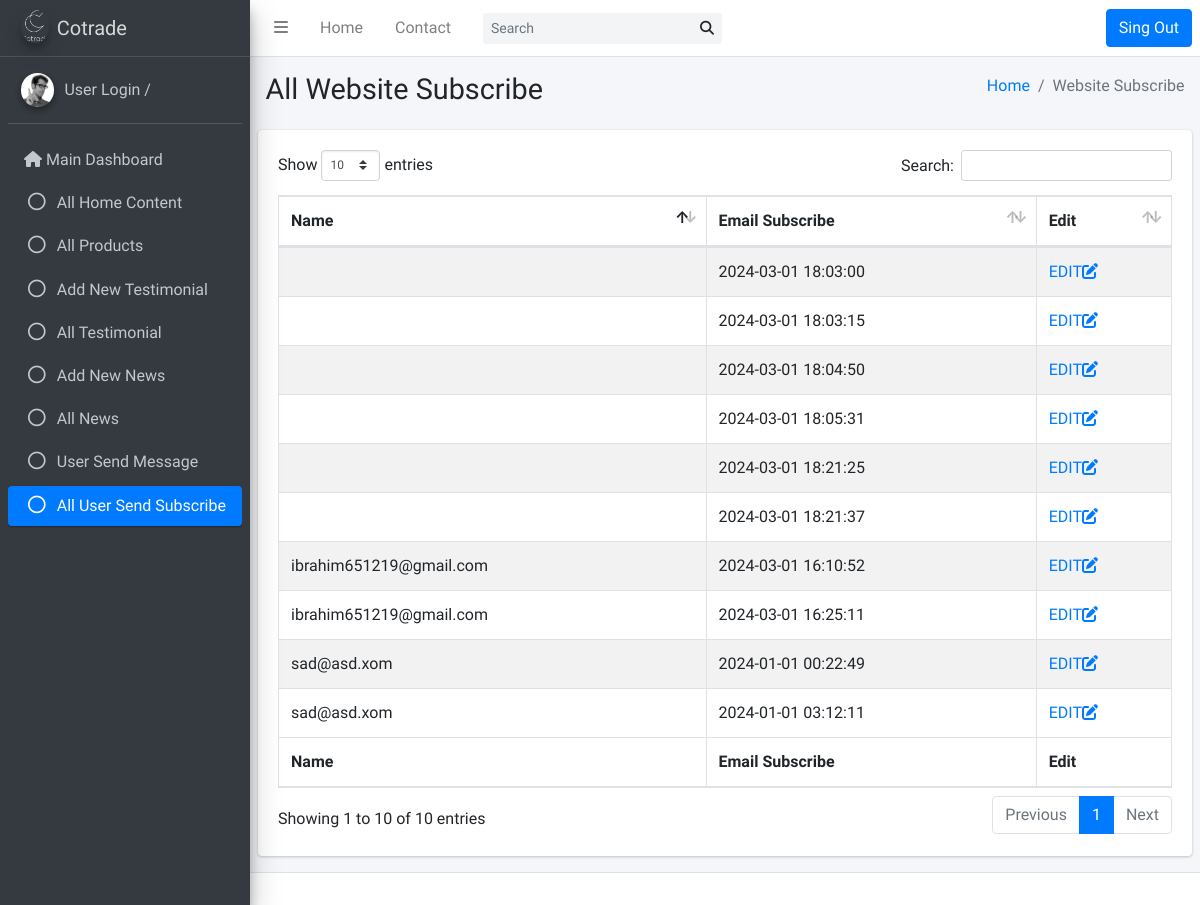
Page /aktech/admin/pages/tables/subscribereports.php on the committed database.
### tables this page shows
CREATE TABLE `subscribe` (
  `id` int(11) NOT NULL,
  `useremail` varchar(50) NOT NULL,
  `date` datetime NOT NULL DEFAULT current_timestamp()
);

### aktech/admin/pages/tables/subscribereports.php (the view, shortened to what this page needs)
<?php
  include("../../conn.php");
?>
<!DOCTYPE html>
<html>
<head>
  <link rel="stylesheet" href="../../plugins/fontawesome-free/css/all.min.css">
  <link rel="stylesheet" href="https://code.ionicframework.com/ionicons/2.0.1/css/ionicons.min.css">
  <link rel="stylesheet" href="../../plugins/datatables-bs4/css/dataTables.bootstrap4.css">
  <link rel="stylesheet" href="../../dist/css/adminlte.min.css">
</head>
<body class="hold-transition sidebar-mini">
<div class="wrapper">
  <nav class="main-header navbar navbar-expand navbar-white navbar-light">
    <ul class="navbar-nav">
      <li class="nav-item">
        <a class="nav-link" data-widget="pushmenu" href="#"><i class="fas fa-bars"></i></a>
      </li>
      <li class="nav-item d-none d-sm-inline-block">
        <a href="../../index3.html" class="nav-link">Home</a>
      </li>
      <li class="nav-item d-none d-sm-inline-block">
        <a href="#" class="nav-link">Contact</a>
      </li>
    </ul>
    <form class="form-inline ml-3">
      <div class="input-group input-group-sm">
        <input class="form-control form-control-navbar" type="search" placeholder="Search" aria-label="Search">
        <div class="input-group-append">
          <button class="btn btn-navbar" type="submit">
            <i class="fas fa-search"></i>
          </button>
        </div>
      </div>
    </form>
    <ul class="navbar-nav ml-auto">
      <li>
              <form action="" method="post" enctype="multipart/form-data" >
                <input style="align:center" type="submit" name="sing_out" id="sing_out" value="Sing Out" class="btn btn-primary">
                </form>
              </li>
    </ul>
  </nav>
<aside class="main-sidebar sidebar-dark-primary elevation-4">
    <a href="index3.html" class="brand-link">
      <img src="../../dist/img/AdminLTELogo.png" alt="AdminLTE Logo" class="brand-image img-circle elevation-3"
           style="opacity: .8">
      <span class="brand-text font-weight-light">Cotrade</span>
    </a>
    <div class="sidebar">
      <div class="user-panel mt-3 pb-3 mb-3 d-flex">
        <div class="image">
          <img src="../../dist/img/user2-160x160.jpg" class="img-circle elevation-2" alt="User Image">
        </div>
        <div class="info">
          <a href="#" class="d-block">User Login / <?php echo $_SESSION["user_login"];?></a>
        </div>
      </div>
 <nav class="mt-2">
        <ul class="nav nav-pills nav-sidebar flex-column" data-widget="treeview" role="menu" data-accordion="false">
          <li class="nav-item has-treeview menu-open">
            <ul class="nav nav-treeview">
              <li class="nav-item has-treeview menu-open">
                <a href="../../all.php" class="nav-link ">
                <i class="fa fa-home"></i>
                  <p>Main Dashboard</p>
                </a>
              </li>
            </ul>
          </li>
          <li class="nav-item">
                <a href="../../pages/tables/AboutUscontent.php" class="nav-link">
                  <i class="far fa-circle nav-icon"></i>
                  <p>All Home Content</p>
                </a>
              </li>
              <li class="nav-item">
            <a href="../../pages/tables/editproducts.php" class="nav-link">
              <i class="far fa-circle nav-icon"></i>
              <p>
               All Products
              </p>
            </a>
          </li>
              <li class="nav-item">
                <a href="../../pages/forms/addNewTestimonial.php" class="nav-link">
                  <i class="far fa-circle nav-icon"></i>
                  <p>Add New Testimonial</p>
                </a>
              </li>
              <li class="nav-item">
                <a href="#" class="nav-link">
                  <i class="far fa-circle nav-icon"></i>
                  <p>All Testimonial</p>
                </a>
              </li>
              <li class="nav-item">
                <a href="../../pages/forms/addNewNews.php" class="nav-link">
                  <i class="far fa-circle nav-icon"></i>
                  <p>Add New News</p>
                </a>
              </li>
              <li class="nav-item">
                <a href="#" class="nav-link ">
                  <i class="far fa-circle nav-icon"></i>
                  <p>All News</p>
                </a>
              </li>
              <li class="nav-item">
            <a href="../../pages/tables/contactmessage.php" class="nav-link">
              <i class="far fa-circle nav-icon"></i>
              <p>
               User Send Message
              </p>
            </a>
          </li>
          <li class="nav-item">
            <a href="#" class="nav-link active">
              <i class="far fa-circle nav-icon"></i>
              <p>
               All User Send Subscribe
              </p>
            </a>
          </li>
        </ul>
      </nav>
    </div>
  </aside>
  <div class="content-wrapper">
    <section class="content-header">
      <div class="container-fluid">
        <div class="row mb-2">
          <div class="col-sm-6">
            <h1>All Website Subscribe</h1>
          </div>
          <div class="col-sm-6">
            <ol class="breadcrumb float-sm-right">
              <li class="breadcrumb-item"><a href="#">Home</a></li>
              <li class="breadcrumb-item active">Website Subscribe</li>
            </ol>
          </div>
        </div>
      </div>
    </section>
    <section class="content">
      <div class="row">
        <div class="col-12">
        <div class="card">
            <div class="card-body">
              <table id="example3" class="table table-bordered table-striped">
                <thead>
                <tr>
                  <th>Name</th>
                  <th>Email Subscribe </th>
                  <th>Edit</th>
                </tr>
                </thead>
                <tbody>
                <?php
                          $sql_Opportunities = "SELECT * FROM subscribe";
                          $resultOpportunities = mysqli_query($conn, $sql_Opportunities);
                        if ($resultOpportunities->num_rows > 0) {
                          while($rowOppor = $resultOpportunities->fetch_assoc()) {
                            echo "<tr >";
                            echo "<td>".$rowOppor["useremail"]."</td>";
                            echo "<td>".$rowOppor["date"]."</td>";
                            echo "<td>"."<a href =\"../forms/editTestimonial.php?id_areaEdit=".$rowOppor['id']."\">".'EDIT<i class="fa-sharp fa-solid fa-pen-to-square"></i>'."</a>"."</td>";
                            echo "</tr>";
                        }
                        } else {
                          echo "0 results";
                        }
                          ?>
                </tbody>
                <tfoot>
                <tr>
                  <th>Name</th>
                  <th>Email Subscribe </th>
                  <th>Edit</th>
                </tr>
                </tfoot>
              </table>
            </div>
          </div>
        </div>
      </div>
    </section>
  </div>
  <footer class="main-footer">
  </footer>
</div>
</body>
</html>

### rows in the picture
subscribe: useremail "sad@asd.xom", date "2024-01-01 00:22:49"
subscribe: useremail "sad@asd.xom", date "2024-01-01 03:12:11"
subscribe: useremail "ibrahim651219@gmail.com", date "2024-03-01 16:10:52"
subscribe: useremail "ibrahim651219@gmail.com", date "2024-03-01 16:25:11"
subscribe: date "2024-03-01 18:03:00"
subscribe: date "2024-03-01 18:03:15"
subscribe: date "2024-03-01 18:04:50"
subscribe: date "2024-03-01 18:05:31"
subscribe: date "2024-03-01 18:21:25"
subscribe: date "2024-03-01 18:21:37"
